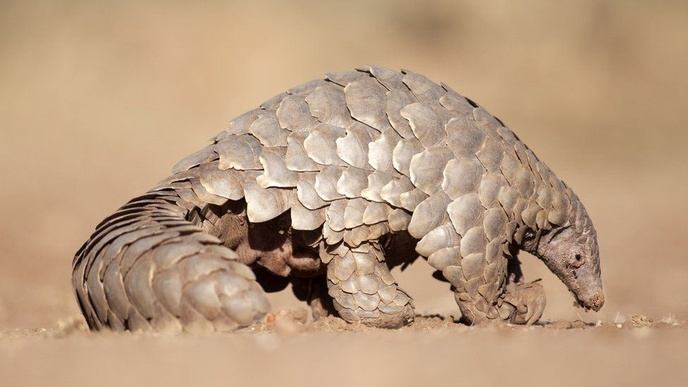
#> input picture A3 pratica/imagem_real/img1.jpg, 688 x 387 px, shrunk from 976 x 549 before the run, found by its file name
$ python imagem_real.py
#> lines starting #> are read from the running program, lines starting #| are printed output that depends on the picture
import cv2
from matplotlib import pyplot as plt
import numpy as np

def carregar_imagem(caminho):
    return cv2.imread(caminho, cv2.IMREAD_GRAYSCALE)

def mostrar_imagem(imagem):
    plt.imshow(imagem, cmap='gray')
    plt.title('Imagem Cinza')
    plt.show()

def aplicar_filtro_nitidez(imagem):
    #Este kernel tem um valor de 5 e valores negativos ao seu redor que ajuda a realçar as diferenças de intensidade entre pixels
    kernel = np.array([[0, -1, 0],
                       [-1, 5, -1],
                       [0, -1, 0]])
    return cv2.filter2D(imagem, -1, kernel)


def aplicar_filtro_suavizacao(imagem):
    # Aplicando filtro de suavização com um kernel de 5x5
    img_suavizada = cv2.blur(imagem, (5, 5))
    return img_suavizada


def aplicar_filtro_equalizacao_histograma(imagem):
    #Este filtro serve para melhorar o contraste e realçar os detalhes na imagem
    img_equalizada = cv2.equalizeHist(imagem)
    return img_equalizada

def propriedades_imagem(imagem):
    altura, largura = imagem.shape
    print(f"Dimensões: {largura}x{altura}")
    print(f"Valores de cinza (primeiras 5x5 pixels):\n{imagem[:5,:5]}")
    print(f"Valor mínimo de cinza: {imagem.min()}")
    print(f"Valor máximo de cinza: {imagem.max()}")


def percentuais_valores_cinza(imagem):
    hist = cv2.calcHist([imagem], [0], None, [256], [0,256])
    total_pixels = imagem.size

    print("\nPercentuais de cada valor de cinza:")
    for valor, quantidade in enumerate(hist):
        percentual = (quantidade / total_pixels) * 100
        if percentual[0] > 0:
            print(f"Valor {valor}: {percentual[0]:.2f}%")

def gerar_histograma(imagem):
    plt.hist(imagem.ravel(), 256, [0, 256])
    plt.title('Histograma')
    plt.xlabel('Valores de Cinza')
    plt.ylabel('Frequência')
    plt.show()

def processar_imagem(caminho):
    print(f"\nProcessando imagem: {caminho}")
    imagem = carregar_imagem(caminho)
#> in carregar_imagem, `return cv2.imread(caminho, cv2.IMREAD_GRAYSCALE)`:
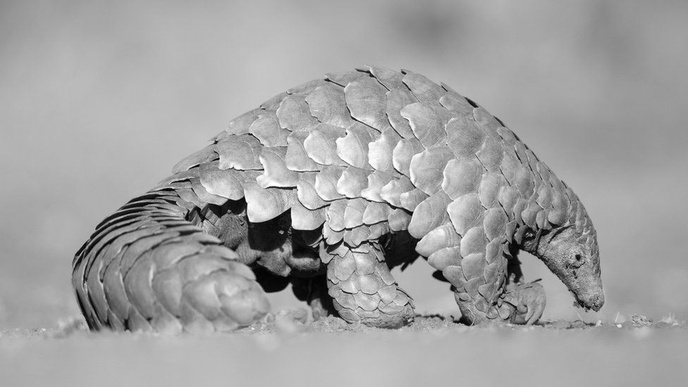
#> returned value: shape (387, 688); min 0, max 255, mean 162.1

    mostrar_imagem(imagem)
    propriedades_imagem(imagem)
#| Dimensões: 688x387
#| Valores de cinza (primeiras 5x5 pixels):
#| [[137 137 138 139 140]
#|  [137 137 139 140 140]
#|  [138 138 139 140 140]
#|  [138 139 140 141 141]
#|  [139 139 140 141 141]]
#| Valor mínimo de cinza: 0
#| Valor máximo de cinza: 255
    gerar_histograma(imagem)
#> in gerar_histograma, `plt.show()`:
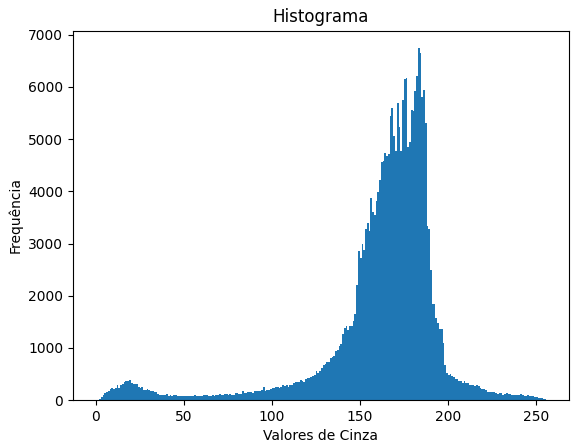
#> figure drawn by matplotlib, 1 panel; tallest bar 6743 high, from x = 183 to 184
    percentuais_valores_cinza(imagem)
#> in percentuais_valores_cinza, `hist = cv2.calcHist([imagem], [0], None, [256], [0,256])`: hist = 256 values, max 6743 at index 183, min 4 at index 0, mean 1040.1
#> the loop in percentuais_valores_cinza, `for valor, quantidade in enumerate(hist):` made 256 passes
#> (quantidade, percentual) on passes 1 to 3: ([4], [0.0015]), ([9], [0.00338]), ([28], [0.0105])
#| Valor 0: 0.00%
#| Valor 1: 0.00%
#| Valor 2: 0.01%
#| Valor 3: 0.02%
#| Valor 4: 0.04%
#| Valor 5: 0.05%
#| Valor 6: 0.06%
#| Valor 7: 0.07%
#> (further printed lines are left out)
    cv2.waitKey(0)

    img_nitidez = aplicar_filtro_nitidez(imagem)
#> in aplicar_filtro_nitidez, `return cv2.filter2D(imagem, -1, kernel)`:
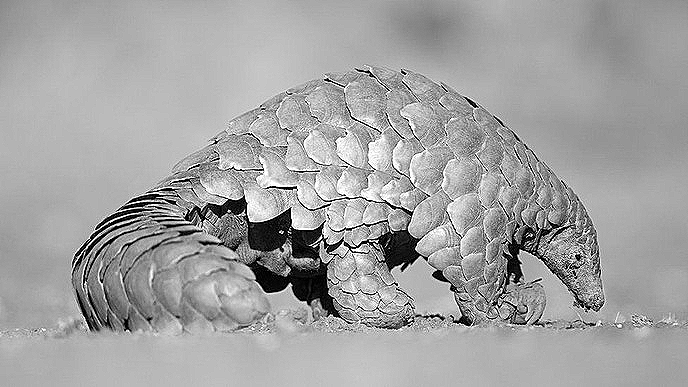
#> returned value: shape (387, 688); min 0, max 255, mean 162.5
    mostrar_imagem(img_nitidez)
    gerar_histograma(img_nitidez)
#> in gerar_histograma (call 2), `plt.show()`:
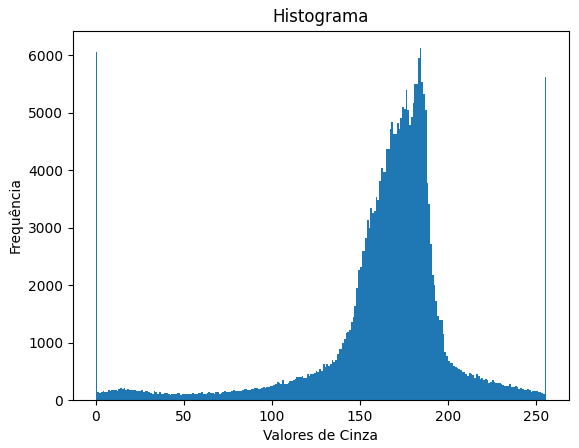
#> figure drawn by matplotlib, 1 panel; tallest bar 6120 high, from x = 184 to 185
    cv2.waitKey(0)

    img_suavizada = aplicar_filtro_suavizacao(img_nitidez)
#> in aplicar_filtro_suavizacao, `img_suavizada = cv2.blur(imagem, (5, 5))`:
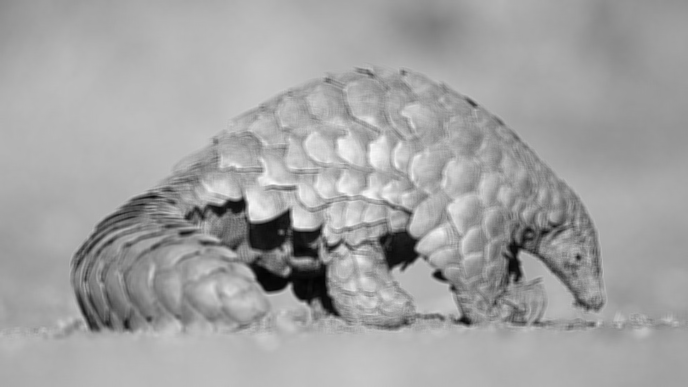
#> img_suavizada: shape (387, 688); min 3, max 251, mean 162.5
    mostrar_imagem(img_suavizada)
    gerar_histograma(img_suavizada)
    cv2.waitKey(0)

    img_equalizada = aplicar_filtro_equalizacao_histograma(img_suavizada)
#> in aplicar_filtro_equalizacao_histograma, `img_equalizada = cv2.equalizeHist(imagem)`:
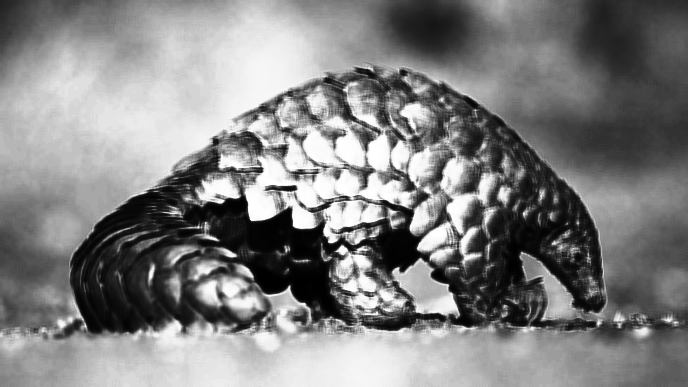
#> img_equalizada: shape (387, 688); min 0, max 255, mean 129.4
    mostrar_imagem(img_equalizada)
    gerar_histograma(img_equalizada)
#> in gerar_histograma (call 4), `plt.show()`:
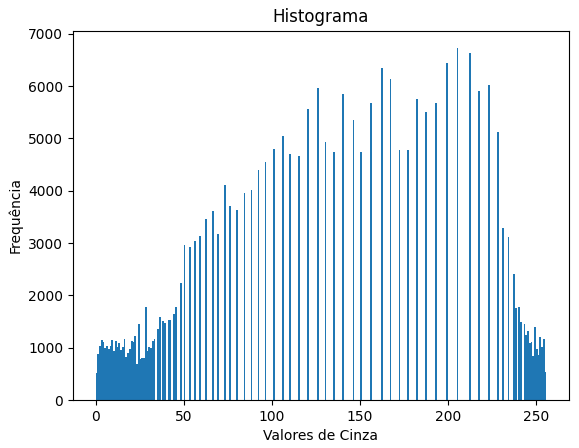
#> figure drawn by matplotlib, 1 panel; tallest bar 6723 high, from x = 205 to 206

def main():
    caminhos = ["A3-pratica-CG-2-main/A3 pratica/imagem_real/img1.jpg", "A3-pratica-CG-2-main/A3 pratica/imagem_real/img2.jpg", "A3-pratica-CG-2-main/A3 pratica/imagem_real/img3.jpeg", "A3-pratica-CG-2-main/A3 pratica/imagem_real/img4.jpg", "A3-pratica-CG-2-main/A3 pratica/imagem_real/img5.png" ]

    for caminho in caminhos:
        processar_imagem(caminho)
#> pass 2 of the loop in main, `for caminho in caminhos:`:
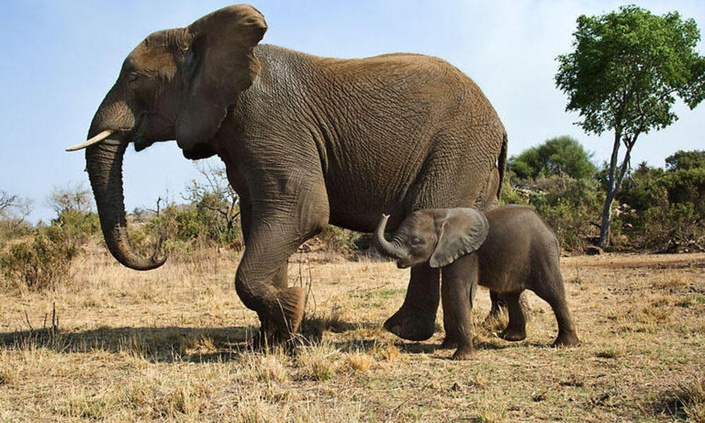
#> input picture A3 pratica/imagem_real/img2.jpg, 705 x 423 px, shrunk from 1000 x 600 before the run, found by its file name
#| Dimensões: 705x423
#| Valores de cinza (primeiras 5x5 pixels):
#| [[184 184 184 184 184]
#|  [185 184 184 184 184]
#|  [186 185 185 185 185]
#|  [186 186 185 186 186]
#|  [186 186 186 186 186]]
#| Valor mínimo de cinza: 0
#| Valor máximo de cinza: 255
#> the loop in percentuais_valores_cinza (call 2), `for valor, quantidade in enumerate(hist):` made 256 passes
#> (quantidade, percentual) on passes 1 to 3: ([18], [0.00604]), ([23], [0.00771]), ([18], [0.00604])
#> (printed output is left out)
#> in aplicar_filtro_suavizacao (call 2), `img_suavizada = cv2.blur(imagem, (5, 5))`:
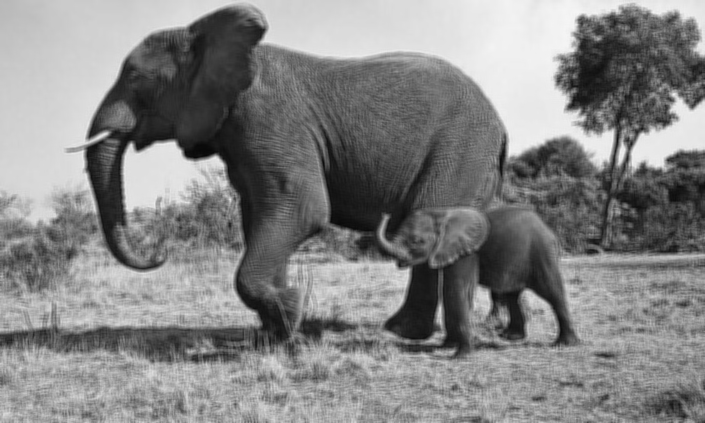
#> img_suavizada: shape (423, 705); min 7, max 245, mean 132.2
#> img_equalizada: shape (423, 705)
#> in gerar_histograma (call 8), `plt.show()`:
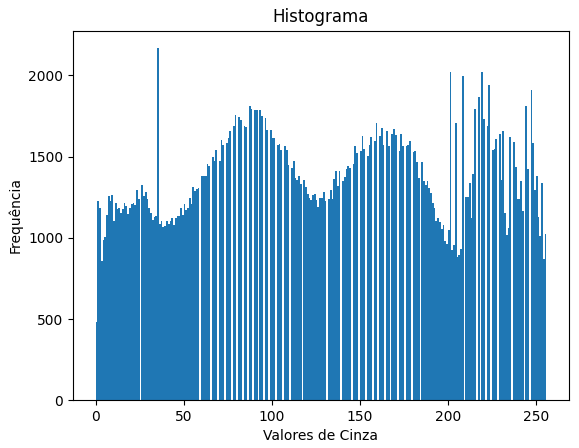
#> figure drawn by matplotlib, 1 panel; tallest bar 2168 high, from x = 35 to 36
#> pass 3 of the loop in main, `for caminho in caminhos:`:
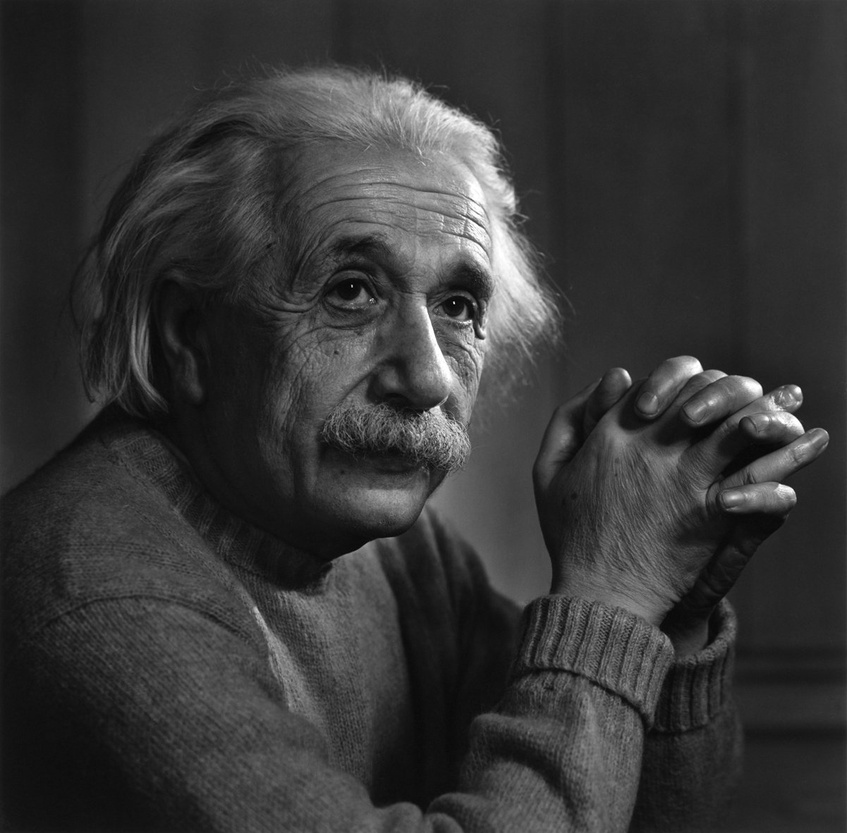
#> input picture A3 pratica/imagem_real/img3.jpeg, 847 x 833 px, shrunk from 1201 x 1182 before the run, found by its file name
#> in carregar_imagem, returned value is the input picture: shape (833, 847); min 0, max 255, mean 54.6
#> img_suavizada: shape (833, 847)
#> in aplicar_filtro_equalizacao_histograma (call 3), `img_equalizada = cv2.equalizeHist(imagem)`:
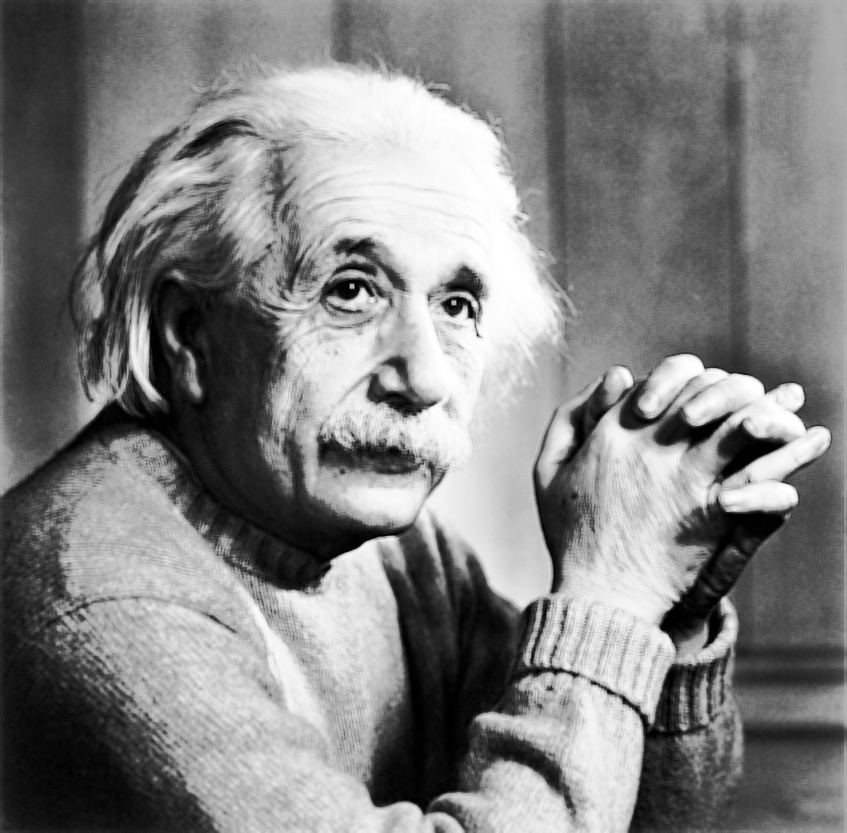
#> img_equalizada: shape (833, 847); min 0, max 255, mean 129.3
#> in gerar_histograma (call 12), `plt.show()`:
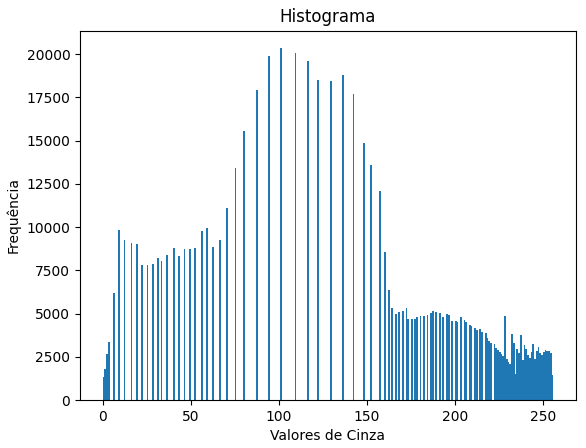
#> figure drawn by matplotlib, 1 panel; tallest bar 20341 high, from x = 101 to 102
#> the loop made 5 passes; the first 3 are shown

if __name__ == "__main__":
    main()
